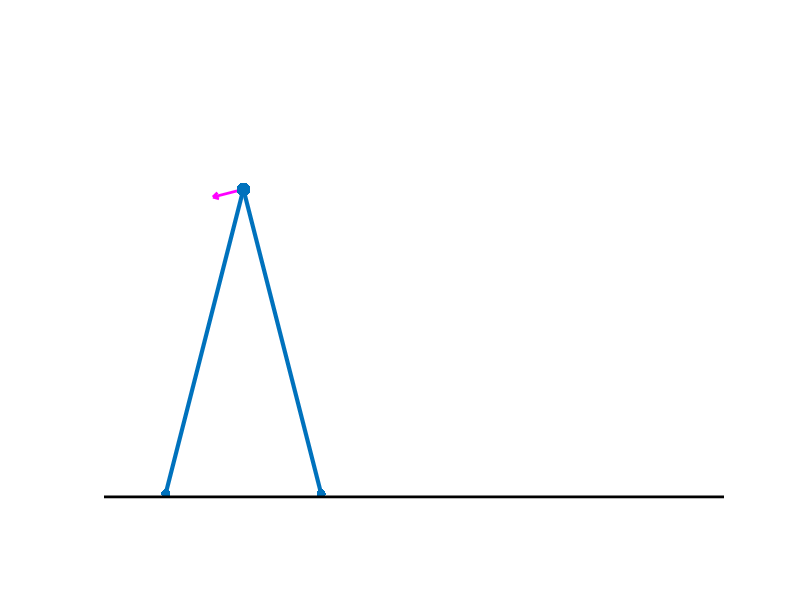

Here is the MATLAB script that generated this plot: (Note: this script raises an error after producing the figure.)
% Equations of motion for simplest walking model
% Event detection for simplest walking model

function simplestwalkingstep()

xs = [0.3 -0.3 0.1 0.1; 0.25 -0.25 0.1 0.1];
animatesimpwalk2(xs, 2)

%% Put your code here to complete the model and find periodic gaits

%%%%%%%%%%%%%%%%%%%%%%%%%%%%%%%%%%%%%%%%%%%%%%%%%%%%%%%%%%%%%%%%%

function xdot = fsimpwalk2(t,x)
% state derivative function for a simple walker with point masses

% The following variables are available in this
% subfunction:  gamma M L g Kp

% Define constants

% Define forces: 

% State assignments
q1 = x(1); q2 = x(2); 
u1 = x(3); u2 = x(4); 

c1m2 = cos(q1 - q2); s1m2 = sin(q1 - q2); 

MM = zeros(2,2); rhs = zeros(2,1);

% Mass Matrix
MM(1,1) = M; MM(1,2) = 0; 
MM(2,1) = -c1m2; MM(2,2) = 1; 

% righthand side terms
rhs(1) = g/L*M*sin(q1 - gamma); 
rhs(2) = -Kp*(q2-q1) -s1m2*(u1*u1) - g/L*sin(q2 - gamma); 

udot = MM\rhs;
xdot = [x(3:4); udot];

end % fsimpwalk2


%%%%%%%%%%%%%%%%%%%%%%%%%%%%%%%%%%%%%%%%%%%%%%%%%%%%%%%%%%%%%%%%%

function [value, isterminal, direction] = eventsimpwalk2(t, x)
% returns event function for passive walking simulation

% Here is how event checking works:  
% At each integration step, ode45 checks to see if an
% event function passes through zero (in this case, we need
% the function to go through zero when the foot hits the
% ground).  It finds the value of the event function by calling
% eventswalk2, which is responsible for returning the value of the 
% event function in variable value.  isterminal should contain
% a 1 to signify that the integration should stop (otherwise it
% will keep going after value goes through zero).  Finally,
% direction should specify whether to look for event function
% going through zero with positive or negative slope, or either.

% we want to stop the simulation when theta = alpha
% or when (theta - alpha) is zero
q1 = x(1); q2 = x(2); u1 = x(3); u2 = x(4);

value = cos(q1) - cos(q2);
% here is a trick to use to ignore heel scuffing, by 
% making sure the stance leg is past vertical before
% an event causes the simulation to stop
if q1 < 0 % A criterion other than 0 angle can also improve
          % robustness, but can limit range of acceptable slopes
  isterminal = 1;  % tells ode45 to stop when event occurs
else
  isterminal = 0;  % keep going
end
direction = -1;  % tells ode45 to look for negative crossing

end % event simplest walker

%%%%%%%%%%%%%%%%%%%%%%%%%%%%%%%%%%%%%%%%%%%%%%%%%%%%%%%%%%%%%%%%

function xnew = heelstrikesimpwalk2(xminus)
% calculates the new state following foot contact.
% Angular momentum is conserved about the impact point for the
% whole machine, and about the hip joint for the trailing leg.
% After conservation of angular momentum is applied, the legs
% are switched.
% State vector: qstance, qswing, qdotstance, qdotswing


sg = sin(gamma); cg = cos(gamma);

MM = zeros(2,2);
amb = zeros(2,1);

q1 = xminus(1); q2 = xminus(2); u1 = xminus(3); u2 = xminus(4);

c1 = cos(q1); c2 = cos(q2); c12 = cos(q1-q2);
s1 = sin(q1); s2 = sin(q2); s12 = sin(q1-q2);

% Angular momentum before impact:
%   amb(1) is angular momentum of whole system about heel contact
%   amb(2) is angular momentum of trailing leg about the hip

amb(1) = cos(q1-q2)*u1;

amb(2) = cos(q1-q2)^2*u1;

% Angular momentum after heel strike:

%   The first row of MM gives angular momentum of whole system about heel
%   contact, with MM(1,:)*thetadotplus
%   The second row of MM gives angular momentum of trailing leg about hip
%   with MM(2,:)*thetadotplus

MM(1,1) = 0;
MM(1,2) = 1;
MM(2,1) = 1;
MM(2,2) = 0;

unew = MM\amb;  % solve for thetadotplus with a linear system

xnew = [xminus(2); xminus(1); unew(2); unew(1)];
% note leg positions are switched here

end % heelstrike simplest walker

%%%%%%%%%%%%%%%%%%%%%%%%%%%%%%%%%%%%%%%%%%%%%%%%%%%%%%%%%%%%%%%%

function energy = energysimpwalk2(t, x)
% given a list of times and states, return the energy of the
% simplest walking model for each time step

% The following variables are available in this
% subfunction:  gamma M L g Kp

if length(t) == 1 % we're given a single time step
  x = x(:)';      % make sure it's a single row vector
end

q1 = x(:,1); q2 = x(:,2); u1 = x(:,3); u2 = x(:,4); % state assignments
  
PEg = M*g*L*cos(q1 - gamma); % gravitational potential energy
PEs = 0.5*Kp*(q2-q1).^2;     % spring potential energy 
KE  = 0.5*M*(u1*L).^2;       % kinetic energy

energy = PEg + PEs + KE;

end % energy simplest walker


%%%%%%%%%%%%%%%%%%%%%%%%%%%%%%%%%%%%%%%%%%%%%%%%%%%%%%%%%%%%%%%%%%%

function animatesimpwalk2(x,numsteps,outputflag)
% animatesimpwalk2(x, numsteps) 
%   animates the 2-d simplest walking model simulation
%   x should contain one full step of the states, [q1 q2 u1 u2] arranged
%   in rows.  numsteps is the # of steps to walk (the states in x are
%   repeated automatically for numsteps > 1).  An alternative way to
%   call animateawalk2 is if x contains multiple steps, then numsteps
%   can be a vector containing the starting indices for each of the
%   multiple steps.
%   To have the program save each frame as an adobe illustrator file,
%   use animatesimpwalk2(x, numsteps, 1)

debg = 0; % set this to 1 to step through animation frame by frame

% The following parameters are either accessed from workspace or
% may be defined explicitly:  L (leg length), R (foot radius)

L = 1; % choose foot length = 1
R = 0; % there's no foot arc, so the radius is 0

footn = 10; % number of segments to draw foot with

xlen = length(x);

if nargin < 2, numsteps = []; end;

if length(numsteps) > 1  % numsteps is a list of step lengths
  steplist = numsteps;
  numsteps = length(numsteps);
  endindex = cumsum(steplist);
  startindex = [1 endindex-1];
else                     % numsteps is just a scalar # of steps
  if nargin < 2 | isempty(numsteps)
    numsteps = 2;        % default 2 if unspecified in input
  end
  % now convert it into a list of step lengths
  steplist = [xlen repmat(xlen-1, 1, numsteps-1)];
  endindex = repmat(xlen, numsteps, 1);
  %startindex = [1; repmat(2, numsteps-1, 1)];
  startindex = repmat(1,numsteps,1); % extra frame
end
% Now numsteps contains the number of steps, steplist
% contains the number of frames in each step, and
% startindex and endindex contain indices for each step

if nargin < 3 | isempty(outputflag)
  outputflag = 0;
end

% Estimate range of walking
distance = 2*numsteps*R*x(1,1)+(numsteps+1)*((L-R)*abs(sin(x(1,1))-sin(x(1,2))));
buffer = 0.1;
xlimit = [-buffer distance+buffer]-L*abs(sin(x(1,1))-sin(x(1,2))); 
ylimit = [-0.05 1.35];

aang = pi/6; scale = 0.02; scale2 = 2; vx2 = 0.4; vy2 = 1.2;
alpha = x(1,1); % an estimate of the maximum leg angle

% A foot

% foot starts at -sin(a),cos(a)
% and goes to sin(a),cos(a)
footang = linspace(-alpha*1.1, alpha*1.1, footn);
footxy = R*[sin(footang); -cos(footang)];

% Initialize
clf; 
th1 = x(1,1); th2 = x(1,2); u1 = x(1,3);
contactpoint = 0;
Rot1 = [cos(th1) -sin(th1); sin(th1) cos(th1)];
Rot2 = [cos(th2) -sin(th2); sin(th2) cos(th2)];

footx1 = Rot1(1,:)*footxy + contactpoint; footy1 = Rot1(2,:)*footxy + R;
legsxy = [0  -sin(th1)  -sin(th1)+sin(th2);
  0   cos(th1)   cos(th1)-cos(th2)];
legsx = legsxy(1,:) + contactpoint + R*sin(th1);
legsy = legsxy(2,:) + R - R*cos(th1);       
footx2 = Rot2(1,:)*footxy + legsx(3) - R*sin(th2);
footy2 = Rot2(2,:)*footxy + legsy(3) + R*cos(th2);
pcm = legsxy(:,2) + [contactpoint+R*sin(th1);R-R*cos(th1)];
vcm = [-u1*(R + (L-R)*cos(th1)); -u1*(L-R)*sin(th1)];
velang = atan2(vcm(2),vcm(1));
velx = [0 vcm(1) vcm(1)-scale*cos(velang+aang) NaN vcm(1) vcm(1)-scale*cos(velang-aang)]+pcm(1);
vely = [0 vcm(2) vcm(2)-scale*sin(velang+aang) NaN vcm(2) vcm(2)-scale*sin(velang-aang)]+pcm(2);
velx2 = scale2*[0 vcm(1) vcm(1)-scale*cos(velang+aang) NaN vcm(1) vcm(1)-scale*cos(velang-aang)]+vx2;
vely2 = scale2*[0 vcm(2) vcm(2)-scale*sin(velang+aang) NaN vcm(2) vcm(2)-scale*sin(velang-aang)]+vy2;

set(gcf, 'color', [1 1 1]); set(gca,'DataAspectRatio',[1 1 1],'Visible','off','NextPlot','Add','XLim',xlimit,'YLim',ylimit);

hf1 = line(footx1,footy1,'Marker','.','MarkerSize',20); 
hf2 = line(footx2,footy2,'Marker','.','MarkerSize',20);
hlegs = line(legsx,legsy,'LineWidth',3);
hvel = line(velx,vely,'color','m','LineWidth',2);
hpelv = plot(legsx(2),legsy(2),'.','MarkerSize',30);
hgnd = line(xlimit,[0 0]-.01,'color',[0 0 0],'linewidth',2);

th1old = th1; cntr = 1;
for j = 1:numsteps
  for i = startindex(j):endindex(j)
    th1 = x(i,1); th2 = x(i,2);
    contactpoint = contactpoint - (th1-th1old)*R; % roll forward a little
    th1old = th1;
    Rot1 = [cos(th1) -sin(th1); sin(th1) cos(th1)];
    Rot2 = [cos(th2) -sin(th2); sin(th2) cos(th2)];
    
    footx1 = Rot1(1,:)*footxy + contactpoint; footy1 = Rot1(2,:)*footxy + R;
    legsxy = [0  -sin(th1)  -sin(th1)+sin(th2);
              0   cos(th1)   cos(th1)-cos(th2)];
    legsx = legsxy(1,:) + contactpoint + R*sin(th1);
    legsy = legsxy(2,:) + R - R*cos(th1);       
    footx2 = Rot2(1,:)*footxy + legsx(3) - R*sin(th2);
    footy2 = Rot2(2,:)*footxy + legsy(3) + R*cos(th2);
    
    pcm = legsxy(:,2) + [contactpoint+R*sin(th1);R-R*cos(th1)];
    vcm = [-u1*(R + (L-R)*cos(th1)); -u1*(L-R)*sin(th1)];
    velang = atan2(vcm(2),vcm(1));
    velx = [0 vcm(1) vcm(1)-scale*cos(velang+aang) NaN vcm(1) vcm(1)-scale*cos(velang-aang)]+pcm(1);
    vely = [0 vcm(2) vcm(2)-scale*sin(velang+aang) NaN vcm(2) vcm(2)-scale*sin(velang-aang)]+pcm(2);
    velx2 = scale2*[0 vcm(1) vcm(1)-scale*cos(velang+aang) NaN vcm(1) vcm(1)-scale*cos(velang-aang)]+vx2;
    vely2 = scale2*[0 vcm(2) vcm(2)-scale*sin(velang+aang) NaN vcm(2) vcm(2)-scale*sin(velang-aang)]+vy2;
    
    set(hf1,'Xdata',footx1,'Ydata',footy1);
    set(hf2,'Xdata',footx2,'Ydata',footy2);
    set(hlegs,'Xdata',legsx,'Ydata',legsy);
    set(hvel,'Xdata',velx,'Ydata',vely);
    set(hpelv,'Xdata',legsx(2),'Ydata',legsy(2));
    %set(hvel2,'Xdata',velx2,'Ydata',vely2);
    if 0
    if i==1 & j > 1  % stick velocity arrow
      hveli=line(velx2,vely2,'color','m','LineWidth',2);
      oldx = get(hvelo,'xdata'); oldy = get(hvelo,'ydata');
      hsang = atan2(vely2(2)-oldy(2),velx2(2)-oldx(2));
      velxh = [oldx(2) velx2(2) velx2(2)-scale2*scale*cos(hsang+aang) NaN velx2(2) velx2(2)-scale2*scale*cos(hsang-aang)];
    	velyh = [oldy(2) vely2(2) vely2(2)-scale2*scale*sin(hsang+aang) NaN vely2(2) vely2(2)-scale2*scale*sin(hsang-aang)];  
  		hvelhs = line(velxh,velyh,'color','r','Linewidth',2);    
    end
    end
    drawnow; pause(0.05)
    if outputflag
      print('-dill',sprintf('walk%02d',cntr));
    end
    if debg, pause, end;
    cntr = cntr + 1;
  end
  contactpoint = contactpoint - (L-R)*(sin(th1)-sin(th2)); th1old = th2;
	%hvelo = line(velx2,vely2,'color','m','LineWidth',2);
end

end % animate function

%%%%%%%%%%%%%%%%%%%%%%%%%%%%%%%%%%%%%%%%%%%%%%%%%%%%%%%%%%%%%%%%%%%

end % simplest walking model file


